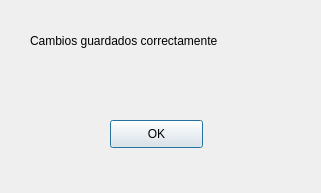
<?xml version="1.0" encoding="UTF-8"?>
<ui version="4.0">
 <class>Dialog</class>
 <widget class="QDialog" name="Dialog">
  <property name="geometry">
   <rect>
    <x>0</x>
    <y>0</y>
    <width>321</width>
    <height>193</height>
   </rect>
  </property>
  <property name="windowTitle">
   <string>Cambios</string>
  </property>
  <widget class="QLabel" name="label">
   <property name="geometry">
    <rect>
     <x>30</x>
     <y>30</y>
     <width>258</width>
     <height>21</height>
    </rect>
   </property>
   <property name="styleSheet">
    <string notr="true">font: 10pt &quot;MS Shell Dlg 2&quot;;</string>
   </property>
   <property name="text">
    <string>Cambios guardados correctamente</string>
   </property>
  </widget>
  <widget class="QPushButton" name="pushButton">
   <property name="geometry">
    <rect>
     <x>110</x>
     <y>120</y>
     <width>93</width>
     <height>28</height>
    </rect>
   </property>
   <property name="text">
    <string>OK</string>
   </property>
  </widget>
 </widget>
 <resources/>
 <connections>
  <connection>
   <sender>pushButton</sender>
   <signal>clicked()</signal>
   <receiver>Dialog</receiver>
   <slot>close()</slot>
   <hints>
    <hint type="sourcelabel">
     <x>113</x>
     <y>151</y>
    </hint>
    <hint type="destinationlabel">
     <x>185</x>
     <y>183</y>
    </hint>
   </hints>
  </connection>
 </connections>
</ui>
